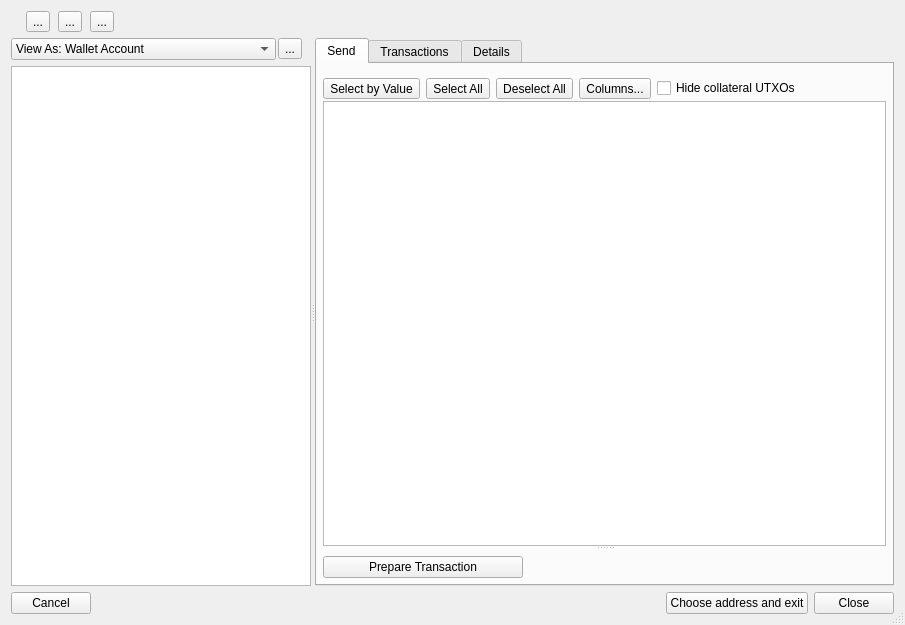
<?xml version="1.0" encoding="UTF-8"?>
<ui version="4.0">
 <class>WalletDlg</class>
 <widget class="QDialog" name="WalletDlg">
  <property name="geometry">
   <rect>
    <x>0</x>
    <y>0</y>
    <width>905</width>
    <height>625</height>
   </rect>
  </property>
  <property name="sizePolicy">
   <sizepolicy hsizetype="Preferred" vsizetype="Preferred">
    <horstretch>0</horstretch>
    <verstretch>0</verstretch>
   </sizepolicy>
  </property>
  <property name="windowTitle">
   <string>Wallet</string>
  </property>
  <property name="sizeGripEnabled">
   <bool>true</bool>
  </property>
  <property name="modal">
   <bool>true</bool>
  </property>
  <layout class="QVBoxLayout" name="verticalLayout">
   <item>
    <widget class="QWidget" name="pnl_input" native="true">
     <layout class="QVBoxLayout" name="verticalLayout_4">
      <property name="spacing">
       <number>0</number>
      </property>
      <property name="leftMargin">
       <number>0</number>
      </property>
      <property name="topMargin">
       <number>0</number>
      </property>
      <property name="rightMargin">
       <number>0</number>
      </property>
      <property name="bottomMargin">
       <number>0</number>
      </property>
      <item>
       <layout class="QHBoxLayout" name="lay_input">
        <property name="spacing">
         <number>8</number>
        </property>
        <item>
         <widget class="QLabel" name="lblHW">
          <property name="text">
           <string/>
          </property>
         </widget>
        </item>
        <item>
         <widget class="QToolButton" name="btnSetHwIdentityLabel">
          <property name="toolTip">
           <string>Set/change hw identity label</string>
          </property>
          <property name="text">
           <string>...</string>
          </property>
         </widget>
        </item>
        <item>
         <widget class="QToolButton" name="btnPurgeHwIdentity">
          <property name="toolTip">
           <string>Purge this identity from cache</string>
          </property>
          <property name="text">
           <string>...</string>
          </property>
         </widget>
        </item>
        <item>
         <widget class="QToolButton" name="btnFetchTransactions">
          <property name="toolTip">
           <string>Force fetch transactions</string>
          </property>
          <property name="text">
           <string>...</string>
          </property>
         </widget>
        </item>
        <item>
         <spacer name="horizontalSpacer_5">
          <property name="orientation">
           <enum>Qt::Horizontal</enum>
          </property>
          <property name="sizeHint" stdset="0">
           <size>
            <width>40</width>
            <height>20</height>
           </size>
          </property>
         </spacer>
        </item>
       </layout>
      </item>
     </layout>
    </widget>
   </item>
   <item>
    <widget class="QWidget" name="widget" native="true">
     <property name="sizePolicy">
      <sizepolicy hsizetype="Preferred" vsizetype="MinimumExpanding">
       <horstretch>0</horstretch>
       <verstretch>0</verstretch>
      </sizepolicy>
     </property>
     <layout class="QVBoxLayout" name="verticalLayout_6">
      <property name="leftMargin">
       <number>0</number>
      </property>
      <property name="topMargin">
       <number>0</number>
      </property>
      <property name="rightMargin">
       <number>0</number>
      </property>
      <property name="bottomMargin">
       <number>0</number>
      </property>
      <item>
       <widget class="QSplitter" name="splitterMain">
        <property name="orientation">
         <enum>Qt::Horizontal</enum>
        </property>
        <property name="opaqueResize">
         <bool>true</bool>
        </property>
        <property name="childrenCollapsible">
         <bool>true</bool>
        </property>
        <widget class="QWidget" name="wdgLeftPanel" native="true">
         <layout class="QVBoxLayout" name="vlayoutViewMode">
          <item>
           <layout class="QHBoxLayout" name="horizontalLayout">
            <property name="spacing">
             <number>2</number>
            </property>
            <item>
             <widget class="QComboBox" name="cboAddressSourceMode">
              <property name="sizePolicy">
               <sizepolicy hsizetype="Preferred" vsizetype="Fixed">
                <horstretch>0</horstretch>
                <verstretch>0</verstretch>
               </sizepolicy>
              </property>
              <property name="minimumSize">
               <size>
                <width>0</width>
                <height>0</height>
               </size>
              </property>
              <property name="maximumSize">
               <size>
                <width>16777215</width>
                <height>16777215</height>
               </size>
              </property>
              <item>
               <property name="text">
                <string>View As: Wallet Account</string>
               </property>
              </item>
              <item>
               <property name="text">
                <string>View As: Masternode Address</string>
               </property>
              </item>
             </widget>
            </item>
            <item>
             <widget class="QToolButton" name="btnViewModeOptions">
              <property name="sizePolicy">
               <sizepolicy hsizetype="Fixed" vsizetype="Maximum">
                <horstretch>0</horstretch>
                <verstretch>0</verstretch>
               </sizepolicy>
              </property>
              <property name="toolTip">
               <string>Options</string>
              </property>
              <property name="text">
               <string>...</string>
              </property>
              <property name="checkable">
               <bool>true</bool>
              </property>
             </widget>
            </item>
            <item>
             <widget class="QLabel" name="lblViewModeOptions">
              <property name="sizePolicy">
               <sizepolicy hsizetype="Maximum" vsizetype="Preferred">
                <horstretch>0</horstretch>
                <verstretch>0</verstretch>
               </sizepolicy>
              </property>
              <property name="toolTip">
               <string>Options</string>
              </property>
              <property name="text">
               <string/>
              </property>
             </widget>
            </item>
           </layout>
          </item>
          <item>
           <widget class="QStackedWidget" name="swAddressSource">
            <property name="currentIndex">
             <number>0</number>
            </property>
            <widget class="QWidget" name="pageAccountsListView">
             <layout class="QVBoxLayout" name="verticalLayout_8">
              <property name="spacing">
               <number>-1</number>
              </property>
              <property name="leftMargin">
               <number>0</number>
              </property>
              <property name="topMargin">
               <number>0</number>
              </property>
              <property name="rightMargin">
               <number>0</number>
              </property>
              <property name="bottomMargin">
               <number>0</number>
              </property>
              <item>
               <widget class="QTreeView" name="accountsListView">
                <property name="contextMenuPolicy">
                 <enum>Qt::ActionsContextMenu</enum>
                </property>
                <attribute name="headerVisible">
                 <bool>false</bool>
                </attribute>
               </widget>
              </item>
             </layout>
            </widget>
            <widget class="QWidget" name="pageMnListView">
             <layout class="QVBoxLayout" name="verticalLayout_10">
              <property name="leftMargin">
               <number>0</number>
              </property>
              <property name="topMargin">
               <number>0</number>
              </property>
              <property name="rightMargin">
               <number>0</number>
              </property>
              <property name="bottomMargin">
               <number>0</number>
              </property>
              <item>
               <widget class="QWidget" name="widget_2" native="true">
                <layout class="QVBoxLayout" name="verticalLayout_12">
                 <property name="spacing">
                  <number>0</number>
                 </property>
                 <property name="leftMargin">
                  <number>0</number>
                 </property>
                 <property name="topMargin">
                  <number>0</number>
                 </property>
                 <property name="rightMargin">
                  <number>0</number>
                 </property>
                 <property name="bottomMargin">
                  <number>0</number>
                 </property>
                 <item>
                  <widget class="QToolButton" name="btnSelectAllMasternodes">
                   <property name="toolTip">
                    <string>Select all masternode addresses</string>
                   </property>
                   <property name="text">
                    <string>Select All</string>
                   </property>
                  </widget>
                 </item>
                </layout>
               </widget>
              </item>
              <item>
               <widget class="QTableView" name="mnListView">
                <property name="contextMenuPolicy">
                 <enum>Qt::ActionsContextMenu</enum>
                </property>
                <property name="selectionBehavior">
                 <enum>QAbstractItemView::SelectRows</enum>
                </property>
                <property name="showGrid">
                 <bool>false</bool>
                </property>
                <attribute name="horizontalHeaderVisible">
                 <bool>false</bool>
                </attribute>
                <attribute name="horizontalHeaderStretchLastSection">
                 <bool>true</bool>
                </attribute>
                <attribute name="verticalHeaderVisible">
                 <bool>false</bool>
                </attribute>
               </widget>
              </item>
             </layout>
            </widget>
           </widget>
          </item>
         </layout>
        </widget>
        <widget class="QWidget" name="wdgRightPanel" native="true">
         <layout class="QVBoxLayout" name="verticalLayout_9">
          <property name="leftMargin">
           <number>0</number>
          </property>
          <property name="topMargin">
           <number>0</number>
          </property>
          <property name="rightMargin">
           <number>0</number>
          </property>
          <property name="bottomMargin">
           <number>0</number>
          </property>
          <item>
           <widget class="QTabWidget" name="detailsTab">
            <property name="currentIndex">
             <number>0</number>
            </property>
            <widget class="QWidget" name="tabSend">
             <attribute name="title">
              <string>Send</string>
             </attribute>
             <layout class="QVBoxLayout" name="verticalLayout_5">
              <property name="leftMargin">
               <number>6</number>
              </property>
              <property name="topMargin">
               <number>6</number>
              </property>
              <property name="rightMargin">
               <number>6</number>
              </property>
              <property name="bottomMargin">
               <number>6</number>
              </property>
              <item>
               <widget class="QSplitter" name="splitter">
                <property name="orientation">
                 <enum>Qt::Vertical</enum>
                </property>
                <widget class="QWidget" name="main_widget" native="true">
                 <layout class="QVBoxLayout" name="verticalLayout_2">
                  <property name="spacing">
                   <number>2</number>
                  </property>
                  <property name="leftMargin">
                   <number>0</number>
                  </property>
                  <property name="topMargin">
                   <number>0</number>
                  </property>
                  <property name="rightMargin">
                   <number>0</number>
                  </property>
                  <property name="bottomMargin">
                   <number>0</number>
                  </property>
                  <item>
                   <layout class="QHBoxLayout" name="horizontalLayout_4">
                    <property name="spacing">
                     <number>6</number>
                    </property>
                    <property name="topMargin">
                     <number>8</number>
                    </property>
                    <item>
                     <widget class="QToolButton" name="btnSelectUtxosByValue">
                      <property name="toolTip">
                       <string>Select UTXOs by the Firo value</string>
                      </property>
                      <property name="text">
                       <string>Select by Value</string>
                      </property>
                     </widget>
                    </item>
                    <item>
                     <widget class="QToolButton" name="btnSelectAllUtxos">
                      <property name="toolTip">
                       <string>Select All UTXOs</string>
                      </property>
                      <property name="text">
                       <string>Select All</string>
                      </property>
                      <property name="iconSize">
                       <size>
                        <width>12</width>
                        <height>12</height>
                       </size>
                      </property>
                      <property name="popupMode">
                       <enum>QToolButton::InstantPopup</enum>
                      </property>
                      <property name="toolButtonStyle">
                       <enum>Qt::ToolButtonTextBesideIcon</enum>
                      </property>
                     </widget>
                    </item>
                    <item>
                     <widget class="QToolButton" name="btnUncheckAll">
                      <property name="toolTip">
                       <string/>
                      </property>
                      <property name="text">
                       <string>Deselect All</string>
                      </property>
                      <property name="iconSize">
                       <size>
                        <width>12</width>
                        <height>12</height>
                       </size>
                      </property>
                      <property name="toolButtonStyle">
                       <enum>Qt::ToolButtonTextBesideIcon</enum>
                      </property>
                     </widget>
                    </item>
                    <item>
                     <widget class="QToolButton" name="btnUtxoViewColumns">
                      <property name="text">
                       <string>Columns...</string>
                      </property>
                     </widget>
                    </item>
                    <item>
                     <widget class="QCheckBox" name="chbHideCollateralTx">
                      <property name="styleSheet">
                       <string notr="true"/>
                      </property>
                      <property name="text">
                       <string>Hide collateral UTXOs</string>
                      </property>
                     </widget>
                    </item>
                    <item>
                     <spacer name="horizontalSpacer_3">
                      <property name="orientation">
                       <enum>Qt::Horizontal</enum>
                      </property>
                      <property name="sizeHint" stdset="0">
                       <size>
                        <width>40</width>
                        <height>20</height>
                       </size>
                      </property>
                     </spacer>
                    </item>
                   </layout>
                  </item>
                  <item>
                   <widget class="QTableView" name="utxoTableView">
                    <property name="sizeAdjustPolicy">
                     <enum>QAbstractScrollArea::AdjustToContentsOnFirstShow</enum>
                    </property>
                    <property name="selectionBehavior">
                     <enum>QAbstractItemView::SelectRows</enum>
                    </property>
                    <property name="showGrid">
                     <bool>true</bool>
                    </property>
                    <property name="sortingEnabled">
                     <bool>false</bool>
                    </property>
                    <attribute name="verticalHeaderVisible">
                     <bool>false</bool>
                    </attribute>
                    <attribute name="verticalHeaderCascadingSectionResizes">
                     <bool>true</bool>
                    </attribute>
                    <attribute name="verticalHeaderHighlightSections">
                     <bool>false</bool>
                    </attribute>
                   </widget>
                  </item>
                 </layout>
                </widget>
                <widget class="QWidget" name="dest_widget1" native="true">
                 <property name="sizePolicy">
                  <sizepolicy hsizetype="Preferred" vsizetype="Expanding">
                   <horstretch>0</horstretch>
                   <verstretch>0</verstretch>
                  </sizepolicy>
                 </property>
                 <layout class="QVBoxLayout" name="verticalLayout_3">
                  <property name="leftMargin">
                   <number>0</number>
                  </property>
                  <property name="topMargin">
                   <number>0</number>
                  </property>
                  <property name="rightMargin">
                   <number>0</number>
                  </property>
                  <property name="bottomMargin">
                   <number>0</number>
                  </property>
                  <item>
                   <widget class="QFrame" name="dest_widget">
                    <property name="frameShape">
                     <enum>QFrame::StyledPanel</enum>
                    </property>
                   </widget>
                  </item>
                 </layout>
                </widget>
               </widget>
              </item>
              <item>
               <widget class="QPushButton" name="btnSend">
                <property name="sizePolicy">
                 <sizepolicy hsizetype="Minimum" vsizetype="Minimum">
                  <horstretch>0</horstretch>
                  <verstretch>0</verstretch>
                 </sizepolicy>
                </property>
                <property name="minimumSize">
                 <size>
                  <width>200</width>
                  <height>0</height>
                 </size>
                </property>
                <property name="maximumSize">
                 <size>
                  <width>200</width>
                  <height>16777215</height>
                 </size>
                </property>
                <property name="text">
                 <string>Prepare Transaction</string>
                </property>
                <property name="autoDefault">
                 <bool>false</bool>
                </property>
               </widget>
              </item>
             </layout>
            </widget>
            <widget class="QWidget" name="tabTransactions">
             <attribute name="title">
              <string>Transactions</string>
             </attribute>
             <layout class="QVBoxLayout" name="verticalLayout_11">
              <property name="leftMargin">
               <number>6</number>
              </property>
              <property name="topMargin">
               <number>6</number>
              </property>
              <property name="rightMargin">
               <number>6</number>
              </property>
              <property name="bottomMargin">
               <number>6</number>
              </property>
              <item>
               <layout class="QHBoxLayout" name="horizontalLayout_2">
                <item>
                 <widget class="QToolButton" name="btnTxesViewColumns">
                  <property name="maximumSize">
                   <size>
                    <width>16777215</width>
                    <height>22</height>
                   </size>
                  </property>
                  <property name="text">
                   <string>Columns...</string>
                  </property>
                 </widget>
                </item>
                <item>
                 <widget class="QToolButton" name="btnTxesTabFilter">
                  <property name="maximumSize">
                   <size>
                    <width>16777215</width>
                    <height>22</height>
                   </size>
                  </property>
                  <property name="text">
                   <string>.</string>
                  </property>
                  <property name="checkable">
                   <bool>true</bool>
                  </property>
                 </widget>
                </item>
                <item>
                 <widget class="QLabel" name="lblTxesTabFilterButton">
                  <property name="toolTip">
                   <string>Filter conditions</string>
                  </property>
                  <property name="text">
                   <string/>
                  </property>
                 </widget>
                </item>
                <item>
                 <spacer name="horizontalSpacer_4">
                  <property name="orientation">
                   <enum>Qt::Horizontal</enum>
                  </property>
                  <property name="sizeHint" stdset="0">
                   <size>
                    <width>40</width>
                    <height>20</height>
                   </size>
                  </property>
                 </spacer>
                </item>
               </layout>
              </item>
              <item>
               <widget class="QTableView" name="txesTableView">
                <property name="selectionMode">
                 <enum>QAbstractItemView::SingleSelection</enum>
                </property>
                <property name="selectionBehavior">
                 <enum>QAbstractItemView::SelectRows</enum>
                </property>
               </widget>
              </item>
             </layout>
            </widget>
            <widget class="QWidget" name="tabDetails">
             <attribute name="title">
              <string>Details</string>
             </attribute>
             <layout class="QVBoxLayout" name="verticalLayout_7">
              <item>
               <widget class="QTextBrowser" name="edtDetailsAddress">
                <property name="sizeAdjustPolicy">
                 <enum>QAbstractScrollArea::AdjustToContents</enum>
                </property>
               </widget>
              </item>
             </layout>
            </widget>
           </widget>
          </item>
         </layout>
        </widget>
       </widget>
      </item>
     </layout>
    </widget>
   </item>
   <item>
    <layout class="QHBoxLayout" name="layStatusBar">
     <property name="spacing">
      <number>12</number>
     </property>
    </layout>
   </item>
   <item>
    <layout class="QHBoxLayout" name="horizontalLayout_3">
     <item>
      <widget class="QPushButton" name="btnCancel">
       <property name="text">
        <string>Cancel</string>
       </property>
       <property name="autoDefault">
        <bool>false</bool>
       </property>
      </widget>
     </item>
     <item>
      <spacer name="horizontalSpacer">
       <property name="orientation">
        <enum>Qt::Horizontal</enum>
       </property>
       <property name="sizeHint" stdset="0">
        <size>
         <width>40</width>
         <height>20</height>
        </size>
       </property>
      </spacer>
     </item>
     <item>
      <widget class="QPushButton" name="btnChooseAddressAndExit">
       <property name="text">
        <string>Choose address and exit</string>
       </property>
       <property name="autoDefault">
        <bool>false</bool>
       </property>
      </widget>
     </item>
     <item alignment="Qt::AlignRight">
      <widget class="QPushButton" name="btnClose">
       <property name="sizePolicy">
        <sizepolicy hsizetype="Maximum" vsizetype="Fixed">
         <horstretch>0</horstretch>
         <verstretch>0</verstretch>
        </sizepolicy>
       </property>
       <property name="minimumSize">
        <size>
         <width>0</width>
         <height>0</height>
        </size>
       </property>
       <property name="layoutDirection">
        <enum>Qt::LeftToRight</enum>
       </property>
       <property name="text">
        <string>Close</string>
       </property>
       <property name="autoDefault">
        <bool>false</bool>
       </property>
      </widget>
     </item>
    </layout>
   </item>
  </layout>
 </widget>
 <resources/>
 <connections/>
</ui>
